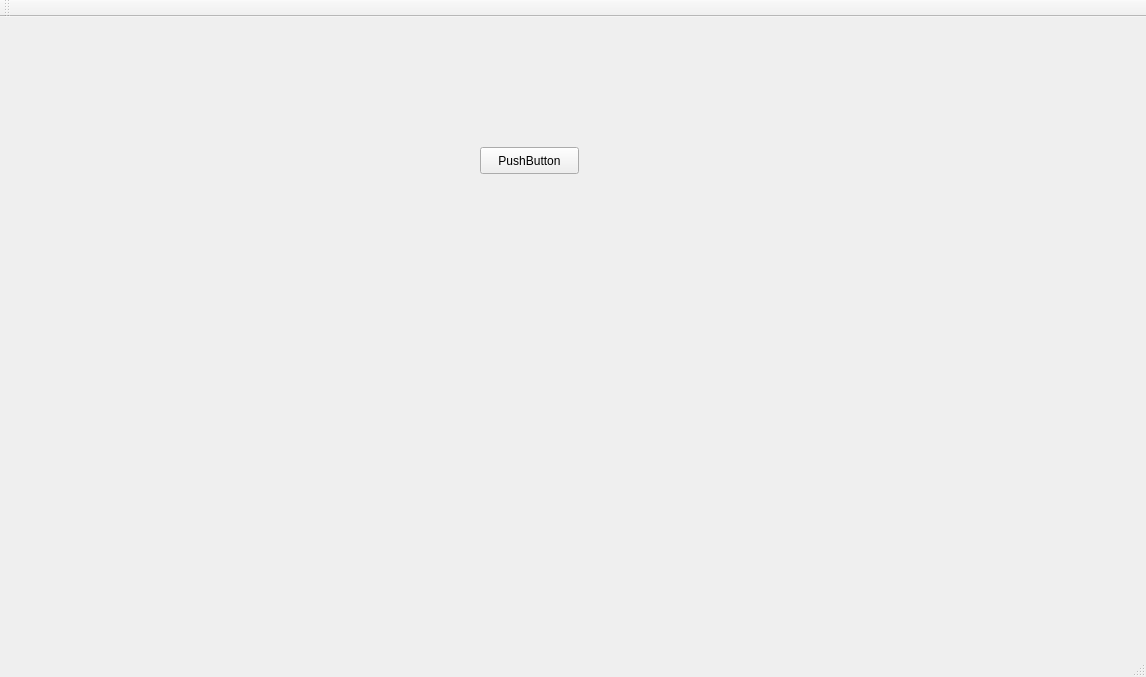
<?xml version="1.0" encoding="UTF-8"?>
<ui version="4.0">
 <class>MainWindow</class>
 <widget class="QMainWindow" name="MainWindow">
  <property name="geometry">
   <rect>
    <x>0</x>
    <y>0</y>
    <width>1146</width>
    <height>677</height>
   </rect>
  </property>
  <property name="windowTitle">
   <string>MainWindow</string>
  </property>
  <widget class="QWidget" name="centralWidget">
   <widget class="QLabel" name="label">
    <property name="geometry">
     <rect>
      <x>0</x>
      <y>-31</y>
      <width>400</width>
      <height>431</height>
     </rect>
    </property>
    <property name="text">
     <string/>
    </property>
   </widget>
   <widget class="QPushButton" name="pushButton">
    <property name="geometry">
     <rect>
      <x>480</x>
      <y>130</y>
      <width>99</width>
      <height>27</height>
     </rect>
    </property>
    <property name="text">
     <string>PushButton</string>
    </property>
   </widget>
  </widget>
  <widget class="QMenuBar" name="menuBar">
   <property name="geometry">
    <rect>
     <x>0</x>
     <y>0</y>
     <width>1146</width>
     <height>25</height>
    </rect>
   </property>
  </widget>
  <widget class="QToolBar" name="mainToolBar">
   <attribute name="toolBarArea">
    <enum>TopToolBarArea</enum>
   </attribute>
   <attribute name="toolBarBreak">
    <bool>false</bool>
   </attribute>
  </widget>
  <widget class="QStatusBar" name="statusBar"/>
 </widget>
 <layoutdefault spacing="6" margin="11"/>
 <resources/>
 <connections/>
</ui>
